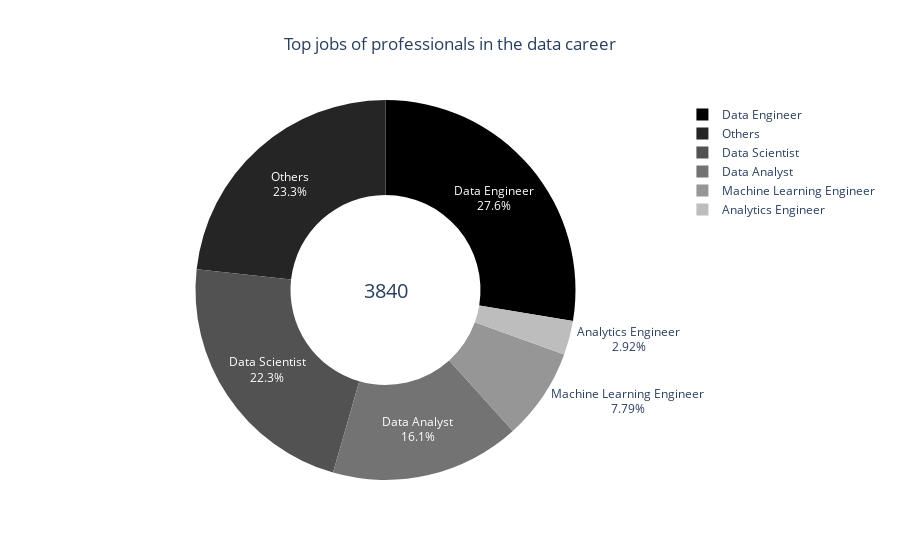

Notebook code cell kept with this figure:
### Code cell
# Count the number of occurrences of each job title in the dataset and sort them in descending order
jobs_title = df["job_title"].value_counts().sort_values(ascending=False)

# Get the top 5 job titles with the highest number of occurrences
top_jobs_labels = jobs_title.index.values[:5].tolist()
top_jobs_values = jobs_title.values[:5].tolist()

# Get the total number of job titles registered in the dataset
total = sum(jobs_title.values)

# Get the number of job titles that are not among the top 5
others = sum(jobs_title.values[5:])

# Combine the values for the top 5 job titles and the "Others" category
jobs_values = top_jobs_values + [others]
jobs_labels = top_jobs_labels + ["Others"]

# Create a dictionary that maps job titles to their corresponding values
jobs = dict(zip(jobs_labels, jobs_values))

# Sort the dictionary by value in descending order
jobs_ordered = dict(sorted(jobs.items(), key=lambda item: item[1], reverse=True))

# Create a Pie object for the donut chart
data = [
    go.Pie(
        labels=list(jobs_ordered.keys()),
        values=list(jobs_ordered.values()),
        hole=0.5,
        marker=dict(colors=list(reversed(colors.sequential.Greys))),
        textinfo="percent+label",
        insidetextorientation="auto",
        hoverinfo="label+value",
    )
]

# Create an annotation with the total number of job titles
annotation = dict(font=dict(size=20), showarrow=False, text=str(total), x=0.5, y=0.5)

# Create the layout for the chart
layout = go.Layout(
    title={
        "text": "Top jobs of professionals in the data career",
        "x": 0.5,
        #'xanchor': 'center'
    },
    # width=700,
    # height=700,
    annotations=[annotation],
)

# Create the figure for the chart
fig = go.Figure(data=data, layout=layout)

# Display the chart
fig.show()

### Figure 1 — Plotly figure (JSON) as saved in the notebook; plotly's stock layout.template omitted (floating-point values rounded to 4 significant figures)
{"data": [{"hole": 0.5, "hoverinfo": "label+value", "insidetextorientation": "auto", "labels": ["Data Engineer", "Others", "Data Scientist", "Data Analyst", "Machine Learning Engineer", "Analytics Engineer"], "marker": {"colors": ["rgb(0,0,0)", "rgb(37,37,37)", "rgb(82,82,82)", "rgb(115,115,115)", "rgb(150,150,150)", "rgb(189,189,189)", "rgb(217,217,217)", "rgb(240,240,240)", "rgb(255,255,255)"]}, "textinfo": "percent+label", "type": "pie", "values": [1060, 893, 856, 620, 299, 112]}], "layout": {"annotations": [{"font": {"size": 20}, "showarrow": false, "text": "3840", "x": 0.5, "y": 0.5}], "title": {"text": "Top jobs of professionals in the data career", "x": 0.5}}}
